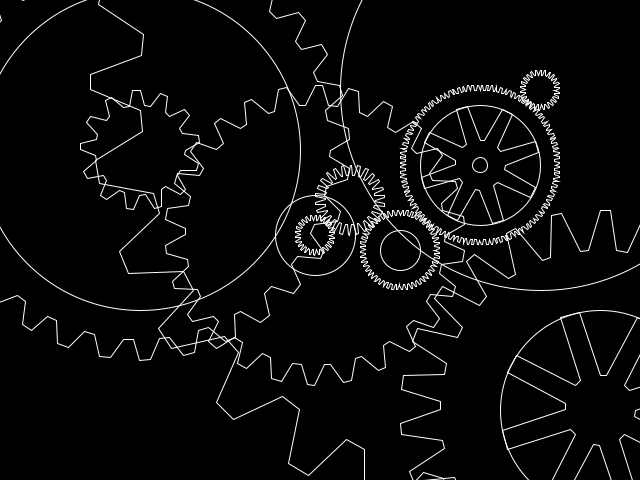
Frame 1 (no input)
Frame 60 (the mouse pressed at the canvas centre just before this capture): identical to frame 1, image omitted
Frame 120 (the mouse held since frame 60 and released just before this capture): identical to frame 1, image omitted

The Processing sketch that drew this single still picture (run headless with seeded random() and noise(); from frame 60 on, the mouse is pressed at the canvas centre):

// Processing sketch: processing_150628
// ── processing_150628.pde

GearWheel gw;
float c;
void setup(){
  size(640,480);
  gw = new GearWheel();
}
void draw(){
  background(0);
  noFill();
  stroke(255);
  gw.drawWheel(600,410,104,200,160,c);
  ellipse(600,410,200,200);
  gw.drawWheel(600,410,32,100,35,c);
  
  gw.drawWheel(315,235,104,150,130,-c);
  ellipse(315,235,80,80);
  gw.drawWheel(315,235,104,20,15,-c);
 
  gw.drawWheel(140,150,124,210,190,c*2);
  ellipse(140,150,320,320);
  gw.drawWheel(140,150,52,60,45,c*2);

  gw.drawWheel(350,200,104,35,25,c/2);
  
  gw.drawWheel(400,250,208,40,35,-c);
  ellipse(400,250,40,40);

  gw.drawWheel(480,165,416,80,75,c/2);
  ellipse(480,165,120,120);
  gw.drawWheel(480,165,32,60,25,c/2);
  ellipse(480,165,15,15);

  gw.drawWheel(540,90,124,450,400,-c/2);
  ellipse(540,90,400,400);
  gw.drawWheel(540,90,104,20,15,-c/2);
}
void mouseDragged(){
  c =mouseX;
}

  

  


class GearWheel{
  void drawWheel(int x,int y,int vertexNum,int rOut,int rIn,float c){
    float r;
    pushMatrix();
    translate(x,y);
    rotate(radians(c));
    beginShape();
    for (int i = 0;i < vertexNum;i++) {
      if (i%4==2 || i%4==3) {
        r = rOut;
      } 
      else {
        r = rIn;
      }
      vertex(r*cos(radians(360*i/vertexNum)), r*sin(radians(360*i/vertexNum)));
    }
    endShape(CLOSE);
    popMatrix();
  }
}
